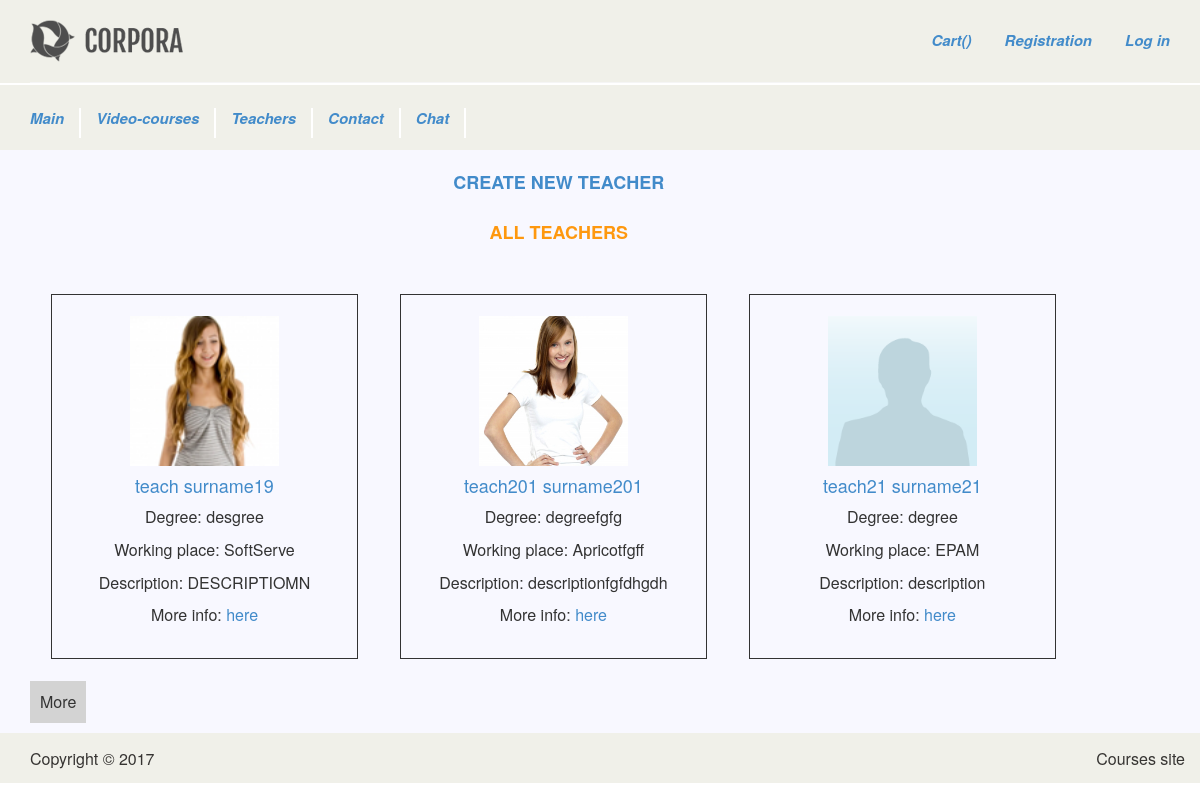
Screenshot of /teachers/ with the database file from the repository.
### tables this page shows
CREATE TABLE IF NOT EXISTS `users` (
  `id_u` int(111) NOT NULL AUTO_INCREMENT,
  `name` varchar(50) NOT NULL,
  `surname` varchar(50) NOT NULL,
  `email` varchar(50) NOT NULL,
  `password` varchar(50) NOT NULL,
  `user_type` varchar(30) NOT NULL,
  `hesh_key` varchar(50) NOT NULL,
  `active` int(11) NOT NULL DEFAULT '0',
  `is_admin` int(11) NOT NULL DEFAULT '0',
  `date_register` datetime NOT NULL,
  PRIMARY KEY (`id_u`),
  UNIQUE KEY `emai` (`email`),
  KEY `id_u` (`id_u`),
  KEY `id_u_2` (`id_u`),
  KEY `id_u_3` (`id_u`),
  KEY `id_u_4` (`id_u`),
  KEY `id_u_5` (`id_u`),
  KEY `id_u_6` (`id_u`)
);

CREATE TABLE IF NOT EXISTS `teachers` (
  `id_t` int(11) NOT NULL,
  `description` varchar(50) NOT NULL,
  `degree` varchar(50) NOT NULL,
  `working_place` varchar(50) NOT NULL,
  `best` int(5) DEFAULT NULL,
  PRIMARY KEY (`id_t`),
  KEY `id_t` (`id_t`)
);

### config/routes.php (called while the page is built)
<?php
	return array(
		'/order-detail/delete/([0-9]+)' => 'orders/deleteDetail/$1',
		'/admin/order/delete/([0-9]+)' => 'orders/deleteOrder/$1',
		'/admin/order/bought/([0-9]+)' => 'orders/buyOrder/$1',
		'/find/' => 'find/index',
		'/update-chat/'=> 'chat/chatUpdate',
		'/get-messages/'=> 'chat/getChatMessages',
		'/chat/'=> 'chat/index',
		'/ajax/'=> 'site/ajax',
		'/addCart/' => 'cart/addCart',
		'/cart/delete/all' => 'cart/deleteAll',
		'/cart/delete/([0-9]+)' => 'cart/delete/$1',
		'/cart/processing' => 'cart/processing',
		'/cart/bought' => 'cart/bought',
		'/cart/checkout' => 'cart/checkout',
		'/cart/' => 'cart/index',
		'/teacher/delete/([0-9]+)' => 'teachers/delete/$1',
		'/teacher/edit/([0-9]+)' => 'teachers/edit/$1',
		'/teacher/([0-9]+)' => 'teachers/teacher/$1',
		'/teachers/' => 'teachers/teachers',
		'/main-courses/'=>'mainCourses/main_courses',
		'/main-course/create'=>'mainCourses/create_main_course',
		'/main-course/edit/([0-9]+)'=>'mainCourses/edit_main_course/$1',
		'/course-main/delete/([0-9]+)'=>'mainCourses/delete/$1',
		'/courses/page-([0-9]+)' => 'courses/courses/$1',
		'/courses/([a-z0-9-]+)' => 'courses/one/$1',
		'/courses/' => 'courses/courses',
		'/course/create' => 'courses/create',
		'/course/edit/([0-9]+)' => 'courses/edit/$1',
		'/course/delete/([0-9]+)' => 'courses/delete/$1',
		'/user/register/' => 'user/register',
		'/activation/' => 'user/activation',
		'/user/login' => 'user/login',
		'/user/logout' => 'user/logout',
		'/cabinet/edit' => 'cabinet/edit',
		'/cabinet/delete' => 'cabinet/delete',
		'/cabinet/' => 'cabinet/index',
		'/contact' => 'site/contact',
		'/my-courses/' => 'courses/myCourses',
		'/admin/orders' => 'admin/orders',
		'/' => 'site/index'
	);

### controllers/TeachersController.php (called while the page is built, shortened)
<?php
	include_once ROOT. '/models/Teachers.php';
	class TeachersController {
		public function actionTeachers() {
			$teachers = Teachers::getTeachers();
			require_once(ROOT . '/views/content/teachers/teachers.php');
			return true;
		}
	}

### index.php (called while the page is built, shortened)
<?php
	require_once(ROOT.'/components/Router.php');
	$router = new Router();
	$router->run();

### models/Teachers.php (called while the page is built, shortened)
<?php
class Teachers  {
	public static function 	getTeachers() {
        $db = Database::getConnection();
        $result = $db->query('SELECT * FROM  users LEFT JOIN teachers ON teachers.id_t = users.id_u WHERE user_type = "teacher" ');
      	$i = 0;
		while ($row = $result->fetch()) {
		 	$user[$i] = $row;
	        $i++;
		}
		return $user;
    }
}
?>

### views/content/teachers/teachers.php (the view, shortened to what this page needs)
        <?php include ROOT . '/views/layout/header.php'; ?>
        <section>
            <div class="container">
                <div class="row">
                    <div class="col-sm-11 padding-right">
                        <div class="features_items">
                            <h2 class="title text-center"><a href="/user/register/">Create new teacher</a></h2>
                            <h2 class="title text-center">All teachers</h2>
                            <div class="teachers">
                                <?php foreach ($teachers as  $teacher){
                                    $path = 'images/users/user'.$teacher['id_t'].'.png';
                                    $file = "/".$path;
                                    if (file_exists($_SERVER['DOCUMENT_ROOT'].$file)) {
                                        $file1 = $file;
                                    }
                                    else {
                                        $file1 = '/images/users/none.png';
                                    }
                                 ?>
                                    <div class="teacher">
                                        <p><a style="display: block;" href="/teacher/<?php echo $teacher['id_t']?>"><img src="<?php echo $file1;?>" alt="placeholder+image"></a></p>
                                        <h4 ><a href="/teacher/<?php echo $teacher['id_t']?>"> <?php echo $teacher['name'] . " " . $teacher['surname'] ?></a></h4>
                                        <p> Degree: <?php echo $teacher['degree']; ?></p>
                                        <p> Working place: <?php echo $teacher['working_place'] ?></p>
                                        <p> Description: <?php echo $teacher['description'] ?></p>
                                        <p> More info: <a href="/teacher/<?php echo $teacher['id_t']?>">here</a> </p>
                                    </div>
                                <?php } ?>
                                <p id="more3">More</p>
                            </div>
                        </div>
                    </div>
                </div>
            </div>
        </section>
       <?php  include ROOT. '/views/layout/footer.php';   ?>
    </body>
</html>

### components/Router.php (shortened to what this page needs)
<?php
	class Router{
		private $routes;
		public function __construct( ){
			$routesPath = ROOT.'/config/routes.php';
			$this->routes = include($routesPath);
		}
		private function getURI() {
			if (!empty($_SERVER['REQUEST_URI'])) {
				return trim($_SERVER['REQUEST_URI'], '');
			}
		}
		public function run( ){
			$uri = $this->getURI();
			foreach ($this->routes as $routes => $path) {
				if(preg_match("~$routes~", $uri)) {
					$internalRoute = preg_replace("~$routes~", $path, $uri);
					$segments = explode('/', $internalRoute);
					$controllerName = array_shift($segments) . 'Controller';
					$actionName = 'action' . ucfirst(array_shift($segments));
					$params = $segments;
					$controllerObject = new $controllerName;
					$result = call_user_func_array(array($controllerObject ,$actionName ), $params);
					if ($result != null) {
						break;
					}
				}
			}
		}
	}

### assets/css/main.css (style rules this page uses)
html, body { height: 100%; margin: 0; padding: 0; }
a { -webkit-transition: 300ms; -moz-transition: 300ms; -o-transition: 300ms; transition: 300ms; }
p { font-size: initial; }
.left-sidebar h2:after, h2.title:after { content: " "; position: absolute; border: 1px solid #f5f5f5; bottom:8px; left: 0; width: 100%; height: 0; z-index: -2; }
h2.title:before { content: " "; position: absolute; background: #fff; bottom: -6px; width: 220px; height: 30px; z-index: -1; left: 50%; margin-left: -110px; }
.padding-right { padding-right: 0; }
.features_items { overflow:hidden; }
h2.title { color: #FE980F; font-size: 18px; font-weight: 700; margin: 0 15px; text-transform: uppercase; margin-bottom: 30px; position: relative; }
section { background: ghostwhite; }
.teacher { width: 29%; margin: 2% 2%; float: left; border: 1px solid; padding: 2%; }
.teacher h4,.teacher p:first-child { text-align: center; }
.teacher img { width: 57%; height: 150px; }
.teacher { display: none; text-align: center; }
#more3,#less3 { text-align: center; padding: 10px; background: lightgrey; display: inline-block;cursor: pointer; }
.container .row { padding-top: 2%; }

### rows the page displays
users: shows a picture, name "teach", surname "surname19", teachers.degree "desgree", teachers.working_place "SoftServe", teachers.description "DESCRIPTIOMN"
users: shows a picture, name "teach201", surname "surname201", teachers.degree "degreefgfg", teachers.working_place "Apricotfgff", teachers.description "descriptionfgfdhgdh"
users: shows a picture, name "teach21", surname "surname21", teachers.degree "degree", teachers.working_place "EPAM", teachers.description "description"
